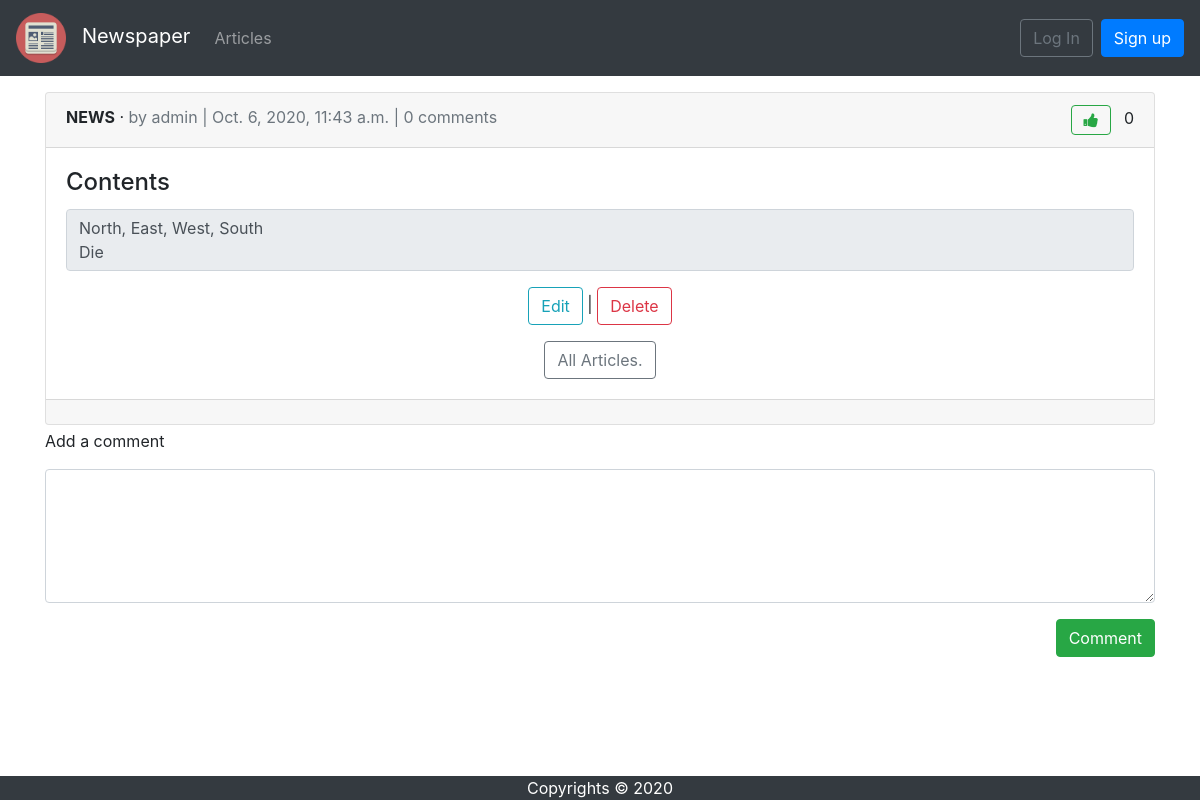
The app's page /articles/1/, older data.
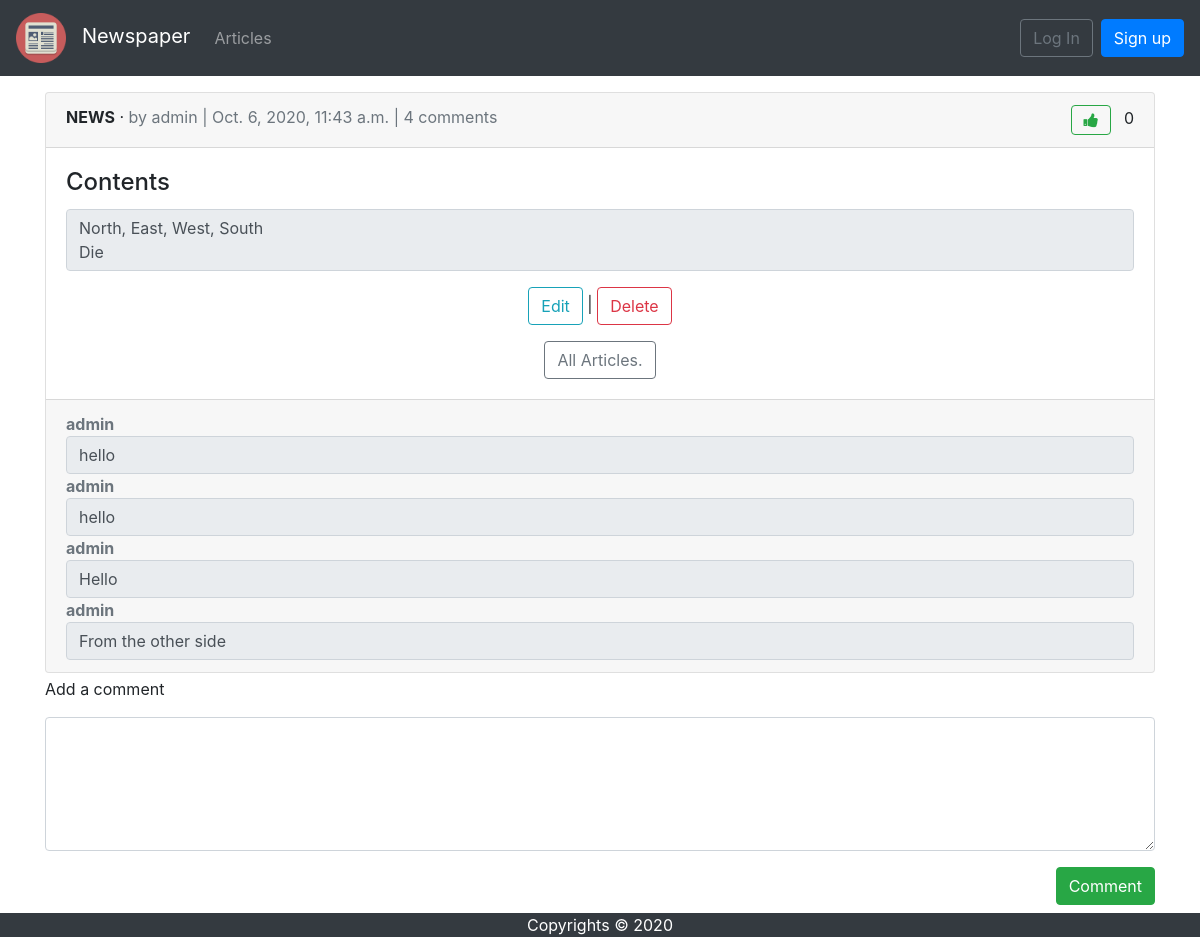
The same page, newer data.
### articles/models.py (models this page shows, shortened)
class Article(models.Model):
    title = models.CharField(max_length=255)
    body = models.TextField()
    date = models.DateTimeField(auto_now_add=True)
    author = models.ForeignKey(
        to=get_user_model(),
        on_delete=models.CASCADE
    )
    likes = models.ManyToManyField(
        to=get_user_model(),
        related_name='liked_articles',
        blank=True,
        null=True,
    )
    def get_display_rows_count(self) -> int:
        return min(MAX_ROWS_FOR_ARTICLE, len(self.body.split('\n')))
    def is_liked_by(self, user: CustomUser) -> bool:
        return self.likes.all().filter(pk=user.pk).exists()

class Comment(models.Model):
    article = models.ForeignKey(
        Article,
        on_delete=models.CASCADE,
        related_name='comments',
    )
    comment = models.CharField(max_length=500)
    author = models.ForeignKey(
        get_user_model(),
        on_delete=models.CASCADE,
    )

### users/models.py (models this page shows)
class CustomUser(AbstractUser):
    age = models.PositiveIntegerField(null=True, blank=True)

### articles/views.py (the view)
# urls.py: path('<int:pk>/', ArticleDetailView.as_view(), name='article_detail'),
class ArticleDetailView(DetailView):
    model = Article
    context_object_name = 'article'
    template_name = 'article_detail.html'
    def get_context_data(self, **kwargs):
        context = super().get_context_data(**kwargs)
        context['user_liked_article'] = self.get_object().is_liked_by(user=self.request.user)
        return context

### templates/article_detail.html (shortened to what this page needs)
{% extends 'base.html' %}
{% block content %}
    <div class="card mt-3">
        <div class="card-header">
            <span class="font-weight-bold">{{ article.title }}</span> &middot;
            <span class="text-muted"> by {{ article.author }} |
                {{ article.date }} |
                    {{ article.comments.count }} comments
            </span>
            <span class="float-right">
                <form action="{% url 'vote' article.id %}" method="post">
                    {% if user_liked_article %}
                        <input hidden name="vote" value="down" />
                        <button class="fa fa fa-thumbs-down ml-auto btn btn-outline-danger" type="submit"></button>
                    {% else %}
                        <button class="fa fa fa-thumbs-up ml-auto btn btn-outline-success" type="submit"></button>
                    {% endif %}
                    <span class="ml-2" id="votes">{{ article.likes.count }}</span>
                </form>
            </span>
        </div>
        <div class="card-body">
            <h4 class="card-title">Contents</h4>
            <textarea readonly rows="{{ article.get_display_rows_count }}" class="form-control card-text mb-3"
                      style="resize: none;">{{ article.body }}</textarea>
            <div class="text-center">
                <p><a class="btn btn-outline-info" href="{% url 'article_edit' article.pk %}">Edit</a> |
                    <a class="btn btn-outline-danger" href="{% url 'article_delete' article.pk %}">Delete</a></p>
                <a class="btn btn-outline-secondary" href="{% url 'article_list' %}">All Articles.</a>
            </div>
        </div>
        <div class="card-footer text-muted">
            {% for comment in article.comments.all %}
                <span class="font-weight-bold">{{ comment.author }}</span>
                <textarea readonly rows="1" class="form-control card-text"
                          style="resize: none;">{{ comment.comment }}</textarea>
            {% endfor %}
        </div>
    </div>
    <form action="{% url 'comment_create' %}" method="post">
        <div class="form-group">
            <p class="form-text">Add a comment</p>
            <textarea class="form-control" name="comment" rows="5"></textarea>
            <div class="text-right">
                <button type="submit" class="btn btn-success mb-3 mt-3 ml-auto">Comment</button>
            </div>
        </div>
    </form>
{% endblock content %}

Row changes from the older to the newer data that the page shows:
computed for Article "NEWS": comments.count "0" → "4"
added Comment: author "admin", comment "hello"
added Comment: author "admin", comment "hello"
added Comment: author "admin", comment "Hello"
added Comment: author "admin", comment "From the other side"
